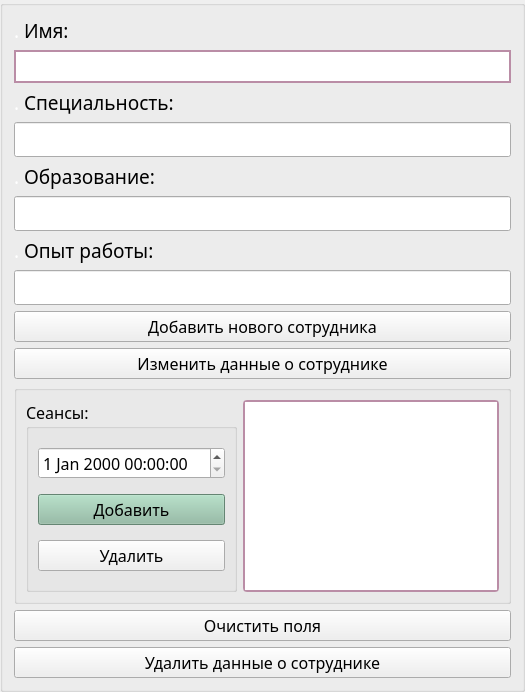
     <widget class="QGroupBox" name="groupBox">
      <property name="font">
       <font>
        <family>SF UI Display</family>
        <pointsize>14</pointsize>
       </font>
      </property>
      <property name="title">
       <string/>
      </property>
      <layout class="QGridLayout" name="gridLayout_3">
       <item row="5" column="1">
        <widget class="QLabel" name="label_3">
         <property name="font">
          <font>
           <family>SF UI Display</family>
          </font>
         </property>
         <property name="text">
          <string>&lt;html&gt;&lt;head/&gt;&lt;body&gt;&lt;p&gt;&lt;span style=&quot; font-size:14pt; color:#ffffff;&quot;&gt;.&lt;/span&gt;&lt;span style=&quot; font-size:14pt;&quot;&gt; Образование:&lt;/span&gt;&lt;/p&gt;&lt;/body&gt;&lt;/html&gt;</string>
         </property>
        </widget>
       </item>
       <item row="11" column="1">
        <widget class="QGroupBox" name="groupBox_3">
         <property name="font">
          <font>
           <family>SF UI Display</family>
           <pointsize>14</pointsize>
          </font>
         </property>
         <property name="title">
          <string/>
         </property>
         <layout class="QGridLayout" name="gridLayout">
          <item row="1" column="1">
           <widget class="QListWidget" name="dates_list">
            <property name="font">
             <font>
              <family>SF UI Display</family>
              <pointsize>12</pointsize>
             </font>
            </property>
            <property name="styleSheet">
             <string notr="true">QListWidget{
   border: 2px solid #ba8da6;
  border-radius: 4px;
}</string>
            </property>
           </widget>
          </item>
          <item row="1" column="0">
           <widget class="QGroupBox" name="groupBox_4">
            <property name="font">
             <font>
              <family>SF UI Display</family>
              <pointsize>12</pointsize>
             </font>
            </property>
            <property name="title">
             <string>Сеансы:</string>
            </property>
            <layout class="QGridLayout" name="gridLayout_2">
             <item row="1" column="0">
              <widget class="QPushButton" name="date_add_button">
               <property name="palette">
                <palette>
                 <active>
                  <colorrole role="WindowText">
                   <brush brushstyle="SolidPattern">
                    <color alpha="255">
                     <red>0</red>
                     <green>0</green>
                     <blue>0</blue>
                    </color>
                   </brush>
                  </colorrole>
                  <colorrole role="Button">
                   <brush brushstyle="SolidPattern">
                    <color alpha="255">
                     <red>141</red>
                     <green>186</green>
                     <blue>161</blue>
                    </color>
                   </brush>
                  </colorrole>
                  <colorrole role="Text">
                   <brush brushstyle="SolidPattern">
                    <color alpha="255">
                     <red>0</red>
                     <green>0</green>
                     <blue>0</blue>
                    </color>
                   </brush>
                  </colorrole>
                  <colorrole role="ButtonText">
                   <brush brushstyle="SolidPattern">
                    <color alpha="255">
                     <red>0</red>
                     <green>0</green>
                     <blue>0</blue>
                    </color>
                   </brush>
                  </colorrole>
                  <colorrole role="Base">
                   <brush brushstyle="SolidPattern">
                    <color alpha="255">
                     <red>141</red>
                     <green>186</green>
                     <blue>161</blue>
                    </color>
                   </brush>
                  </colorrole>
                  <colorrole role="Window">
                   <brush brushstyle="SolidPattern">
                    <color alpha="255">
                     <red>141</red>
                     <green>186</green>
                     <blue>161</blue>
                    </color>
                   </brush>
                  </colorrole>
                  <colorrole role="PlaceholderText">
                   <brush brushstyle="NoBrush">
                    <color alpha="128">
                     <red>0</red>
                     <green>0</green>
                     <blue>0</blue>
                    </color>
                   </brush>
                  </colorrole>
                 </active>
                 <inactive>
                  <colorrole role="WindowText">
                   <brush brushstyle="SolidPattern">
                    <color alpha="255">
                     <red>0</red>
                     <green>0</green>
                     <blue>0</blue>
                    </color>
                   </brush>
                  </colorrole>
                  <colorrole role="Button">
                   <brush brushstyle="SolidPattern">
                    <color alpha="255">
                     <red>141</red>
                     <green>186</green>
                     <blue>161</blue>
                    </color>
                   </brush>
                  </colorrole>
                  <colorrole role="Text">
                   <brush brushstyle="SolidPattern">
                    <color alpha="255">
                     <red>0</red>
                     <green>0</green>
                     <blue>0</blue>
                    </color>
                   </brush>
                  </colorrole>
                  <colorrole role="ButtonText">
                   <brush brushstyle="SolidPattern">
                    <color alpha="255">
                     <red>0</red>
                     <green>0</green>
                     <blue>0</blue>
                    </color>
                   </brush>
                  </colorrole>
                  <colorrole role="Base">
                   <brush brushstyle="SolidPattern">
                    <color alpha="255">
                     <red>141</red>
                     <green>186</green>
                     <blue>161</blue>
                    </color>
                   </brush>
                  </colorrole>
                  <colorrole role="Window">
                   <brush brushstyle="SolidPattern">
                    <color alpha="255">
                     <red>141</red>
                     <green>186</green>
                     <blue>161</blue>
                    </color>
                   </brush>
                  </colorrole>
                  <colorrole role="PlaceholderText">
                   <brush brushstyle="NoBrush">
                    <color alpha="128">
                     <red>0</red>
                     <green>0</green>
                     <blue>0</blue>
                    </color>
                   </brush>
                  </colorrole>
                 </inactive>
                 <disabled>
                  <colorrole role="WindowText">
                   <brush brushstyle="SolidPattern">
                    <color alpha="255">
                     <red>0</red>
                     <green>0</green>
                     <blue>0</blue>
                    </color>
                   </brush>
                  </colorrole>
                  <colorrole role="Button">
                   <brush brushstyle="SolidPattern">
                    <color alpha="255">
                     <red>141</red>
                     <green>186</green>
                     <blue>161</blue>
                    </color>
                   </brush>
                  </colorrole>
                  <colorrole role="Text">
                   <brush brushstyle="SolidPattern">
                    <color alpha="255">
                     <red>0</red>
                     <green>0</green>
                     <blue>0</blue>
                    </color>
                   </brush>
                  </colorrole>
                  <colorrole role="ButtonText">
                   <brush brushstyle="SolidPattern">
                    <color alpha="255">
                     <red>0</red>
                     <green>0</green>
                     <blue>0</blue>
                    </color>
                   </brush>
                  </colorrole>
                  <colorrole role="Base">
                   <brush brushstyle="SolidPattern">
                    <color alpha="255">
                     <red>141</red>
                     <green>186</green>
                     <blue>161</blue>
                    </color>
                   </brush>
                  </colorrole>
                  <colorrole role="Window">
                   <brush brushstyle="SolidPattern">
                    <color alpha="255">
                     <red>141</red>
                     <green>186</green>
                     <blue>161</blue>
                    </color>
                   </brush>
                  </colorrole>
                  <colorrole role="PlaceholderText">
                   <brush brushstyle="NoBrush">
                    <color alpha="128">
                     <red>0</red>
                     <green>0</green>
                     <blue>0</blue>
                    </color>
                   </brush>
                  </colorrole>
                 </disabled>
                </palette>
               </property>
               <property name="font">
                <font>
                 <family>SF UI Display</family>
                 <pointsize>12</pointsize>
                 <underline>false</underline>
                 <strikeout>false</strikeout>
                </font>
               </property>
               <property name="text">
                <string>Добавить</string>
               </property>
              </widget>
             </item>
             <item row="0" column="0">
              <widget class="QDateTimeEdit" name="date_choose">
               <property name="font">
                <font>
                 <family>SF UI Display</family>
                 <pointsize>12</pointsize>
                </font>
               </property>
              </widget>
             </item>
             <item row="2" column="0">
              <widget class="QPushButton" name="date_delete_button">
               <property name="font">
                <font>
                 <family>SF UI Display</family>
                 <pointsize>12</pointsize>
                 <underline>false</underline>
                 <strikeout>false</strikeout>
                </font>
               </property>
               <property name="text">
                <string>Удалить</string>
               </property>
              </widget>
             </item>
            </layout>
           </widget>
          </item>
         </layout>
        </widget>
       </item>
       <item row="7" column="1">
        <widget class="QLabel" name="label_4">
         <property name="font">
          <font>
           <family>SF UI Display</family>
          </font>
         </property>
         <property name="text">
          <string>&lt;html&gt;&lt;head/&gt;&lt;body&gt;&lt;p&gt;&lt;span style=&quot; font-size:14pt; color:#ffffff;&quot;&gt;.&lt;/span&gt;&lt;span style=&quot; font-size:14pt;&quot;&gt; Опыт работы:&lt;/span&gt;&lt;/p&gt;&lt;/body&gt;&lt;/html&gt;</string>
         </property>
        </widget>
       </item>
       <item row="12" column="1">
        <widget class="QPushButton" name="clean_button">
         <property name="font">
          <font>
           <family>SF UI Display</family>
           <pointsize>12</pointsize>
           <underline>false</underline>
           <strikeout>false</strikeout>
          </font>
         </property>
         <property name="text">
          <string>Очистить поля</string>
         </property>
        </widget>
       </item>
       <item row="6" column="1">
        <widget class="QLineEdit" name="education_line">
         <property name="font">
          <font>
           <family>SF UI Display</family>
           <pointsize>14</pointsize>
          </font>
         </property>
        </widget>
       </item>
       <item row="15" column="1">
        <widget class="QPushButton" name="delete_button">
         <property name="font">
          <font>
           <family>SF UI Display</family>
           <pointsize>12</pointsize>
           <underline>false</underline>
           <strikeout>false</strikeout>
          </font>
         </property>
         <property name="text">
          <string>Удалить данные о сотруднике</string>
         </property>
        </widget>
       </item>
       <item row="4" column="1">
        <widget class="QLineEdit" name="prof_line">
         <property name="font">
          <font>
           <family>SF UI Display</family>
           <pointsize>14</pointsize>
          </font>
         </property>
        </widget>
       </item>
       <item row="10" column="1">
        <widget class="QPushButton" name="edit_button">
         <property name="font">
          <font>
           <family>SF UI Display</family>
           <pointsize>12</pointsize>
           <underline>false</underline>
           <strikeout>false</strikeout>
          </font>
         </property>
         <property name="text">
          <string>Изменить данные о сотруднике</string>
         </property>
        </widget>
       </item>
       <item row="2" column="1">
        <widget class="QLineEdit" name="name_line">
         <property name="font">
          <font>
           <family>SF UI Display</family>
           <pointsize>14</pointsize>
          </font>
         </property>
         <property name="styleSheet">
          <string notr="true">QLineEdit{
      border: 2px solid #ba8da6;
}</string>
         </property>
        </widget>
       </item>
       <item row="1" column="1">
        <widget class="QLabel" name="label">
         <property name="font">
          <font>
           <family>SF UI Display</family>
           <pointsize>14</pointsize>
          </font>
         </property>
         <property name="text">
          <string>&lt;html&gt;&lt;head/&gt;&lt;body&gt;&lt;p&gt;&lt;span style=&quot; font-size:14pt; color:#ffffff;&quot;&gt;.&lt;/span&gt;&lt;span style=&quot; font-size:14pt;&quot;&gt; Имя:&lt;/span&gt;&lt;/p&gt;&lt;/body&gt;&lt;/html&gt;</string>
         </property>
        </widget>
       </item>
       <item row="3" column="1">
        <widget class="QLabel" name="label_2">
         <property name="font">
          <font>
           <family>SF UI Display</family>
          </font>
         </property>
         <property name="text">
          <string>&lt;html&gt;&lt;head/&gt;&lt;body&gt;&lt;p&gt;&lt;span style=&quot; font-size:14pt; color:#ffffff;&quot;&gt;.&lt;/span&gt;&lt;span style=&quot; font-size:14pt;&quot;&gt; Специальность:&lt;/span&gt;&lt;/p&gt;&lt;/body&gt;&lt;/html&gt;</string>
         </property>
        </widget>
       </item>
       <item row="8" column="1">
        <widget class="QLineEdit" name="experiense_line">
         <property name="font">
          <font>
           <family>SF UI Display</family>
           <pointsize>14</pointsize>
          </font>
         </property>
        </widget>
       </item>
       <item row="9" column="1">
        <widget class="QPushButton" name="new_button">
         <property name="font">
          <font>
           <family>SF UI Display</family>
           <pointsize>12</pointsize>
           <underline>false</underline>
           <strikeout>false</strikeout>
          </font>
         </property>
         <property name="text">
          <string>Добавить нового сотрудника</string>
         </property>
        </widget>
       </item>
      </layout>
     </widget>
